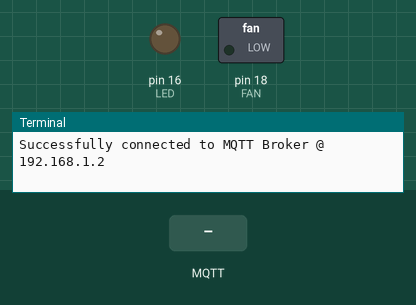
The program below on a simulated Raspberry Pi (header pin numbers). On the bench: switched loads named in the program (green lamp = pin HIGH), output pins drawn as LEDs (lit = HIGH), the last lines printed to the terminal. Inputs (shaded band) come from the test bench. No MQTT or app messages arrive unless stated.

Above: at 1.3 s.
1.4 s: MQTT message "On" arrives on the first subscribed topic
At 2.1 s:
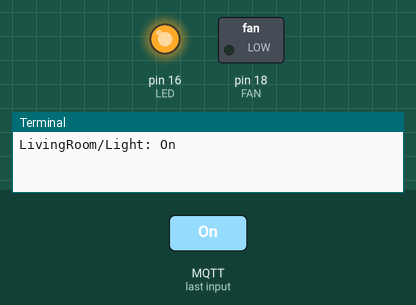
2.9 s: MQTT message "On" arrives on the second subscribed topic
At 3.2 s:
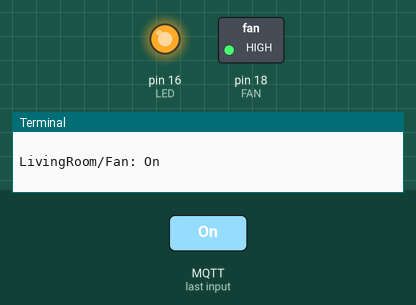
4.4 s: MQTT message "Off" arrives on the first subscribed topic
At 5.6 s:
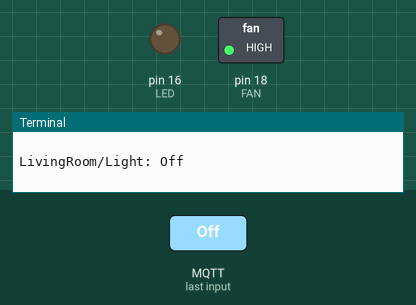
Timing chart, 0 to 7.4 s (numbered marks = the images above; inputs shaded):
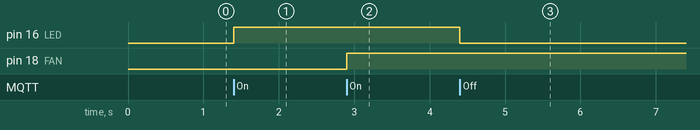

Measured:
- after the input at 1.4 s, pin 16 (LED): LOW → HIGH at once
- after the input at 2.9 s, pin 18 (FAN): LOW → HIGH at once
- after the input at 4.4 s, pin 16 (LED): HIGH → LOW at once

The program:

LivingRoomSub.py
```python
# pip3 install paho-mqtt
import paho.mqtt.client as mqtt

# Raspi Imports
import RPi.GPIO as GPIO
import time

mqtt_broker = "192.168.1.2"
# mqtt_broker = "192.168.10.20" # Home Test
mqtt_username = "admin"
mqtt_pwd = "mqttbroker"
topics = [("LivingRoom/Light", 0), ("LivingRoom/Fan", 0)]

# LED & Step Motor Set up
LED = 16 # PIN16 = GPIO23
FAN = 18 # PIN18 = GPIO24
GPIO.setwarnings(False)
GPIO.setmode(GPIO.BOARD)
GPIO.setup(LED, GPIO.OUT)         # output pin
GPIO.setup(FAN, GPIO.OUT)         # output pin


def on_connect(client, userdata, flags, rc):
    print("Connection attempt returned: " + mqtt.connack_string(rc))
    print(f"Successfully connected to MQTT Broker @ {mqtt_broker}")

# runs whenever a new msg is received from mqtt broker
def on_message(client, userdata, msg):
    print(f"{msg.topic}: {msg.payload.decode()}\n")

    if(msg.topic == "LivingRoom/Light"):
        if( msg.payload.decode() == "On"): GPIO.output(LED, 1) # Turn ON LED
        if( msg.payload.decode() == "Off"): GPIO.output(LED, 0) # Turn OFF LED

    if(msg.topic == "LivingRoom/Fan"):
        if( msg.payload.decode() == "On"): GPIO.output(FAN, 1) # Turn ON FAN
        if( msg.payload.decode() == "Off"): GPIO.output(FAN, 0) # Turn OFF FAN

client = mqtt.Client()
client.username_pw_set(mqtt_username, mqtt_pwd) # comment out if no usr name and password set
client.connect(mqtt_broker, 1883)
client.on_connect = on_connect
client.subscribe(topics)
client.on_message = on_message
client.loop_forever()
```
